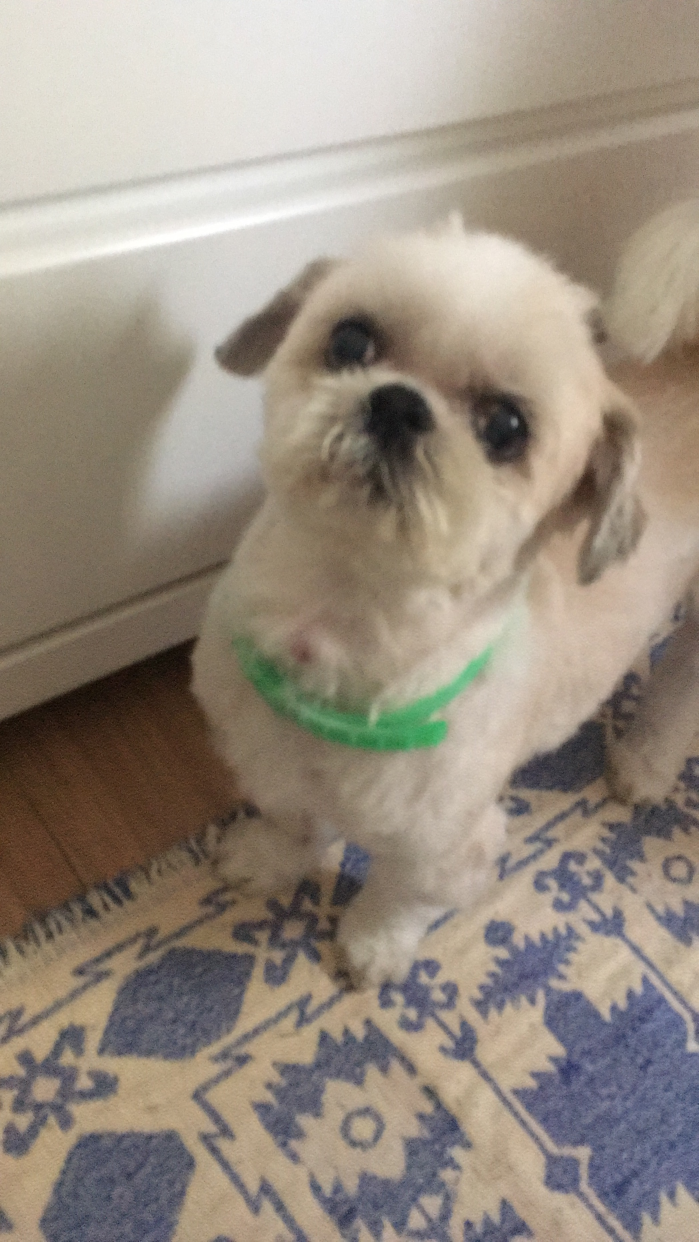
#> input picture AULA1_16/Laio.JPG, 2096 x 3724 px (shown at 1/3 size)
$ python aula5.py
#> lines starting #> are read from the running program, lines starting #| are printed output that depends on the picture
import cv2 as cv
import numpy as np
from numpy.core.fromnumeric import resize


def scale(frame, scale):
#> called with scale = 0.2
    altura = int(frame.shape[0]*scale)
#> altura = 744
    largura = int(frame.shape[1]*scale)
#> largura = 419
    dimensoes = (largura, altura)
#> dimensoes = (419, 744)
    return cv.resize(frame, dimensoes, interpolation=cv.INTER_AREA)
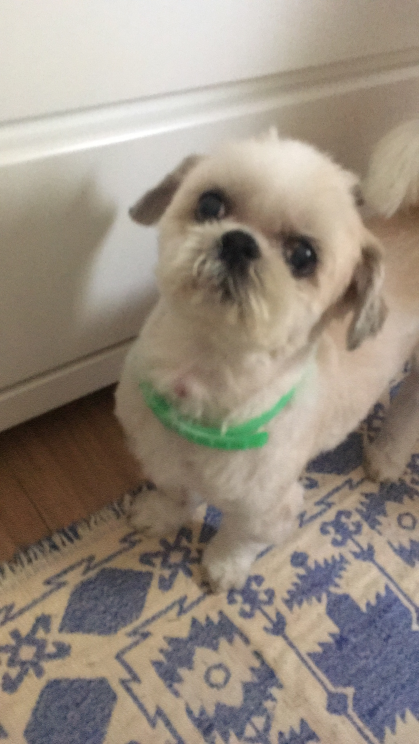
#> returned value: shape (744, 419, 3); mean of channels 0, 1, 2 128.6, 141.2, 152.1; drawn as B, G, R


img = scale(cv.imread("Laio.JPG"), 0.2)
cv.imshow("laio", img)

# translação eixo x e y


def translate(img, x, y):
#> called with x = 100, y = 100
    transMat = np.float32([[1, 0, x], [0, 1, y]])
    dimensoes = (img.shape[1], img.shape[0])
#> dimensoes = (419, 744)
    return cv.warpAffine(img, transMat, dimensoes)
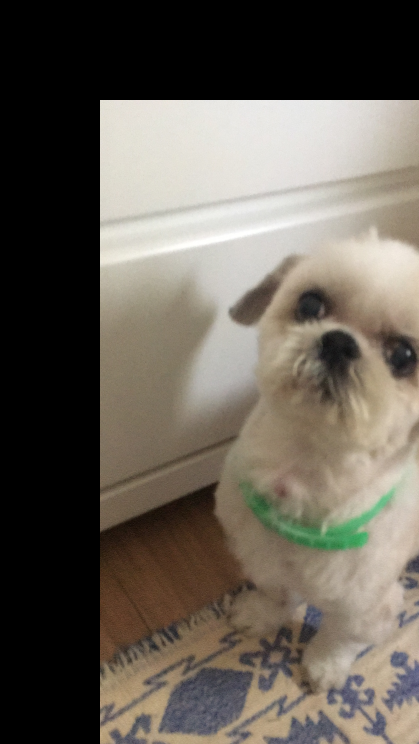
#> returned value: shape (744, 419, 3); mean of channels 0, 1, 2 86, 95.5, 102.1; drawn as B, G, R


# - x --> left
# -y --> up
# +x --> right
# +y --> down
translated = translate(img, 100, 100)
cv.imshow("translated", translated)

# Rotation


def rotate(img, angle, rotPoint=None):
#> called with angle = 45
    (height, widht) = img.shape[:2]
#> height = 744; widht = 419

    if rotPoint is None:
        rotPoint = widht//2, height//2
#> rotPoint = (209, 372)

    rotMat = cv.getRotationMatrix2D(rotPoint, angle, 1.0)
    dimensoes = (widht, height)
#> dimensoes = (419, 744)

    return cv.warpAffine(img, rotMat, dimensoes)
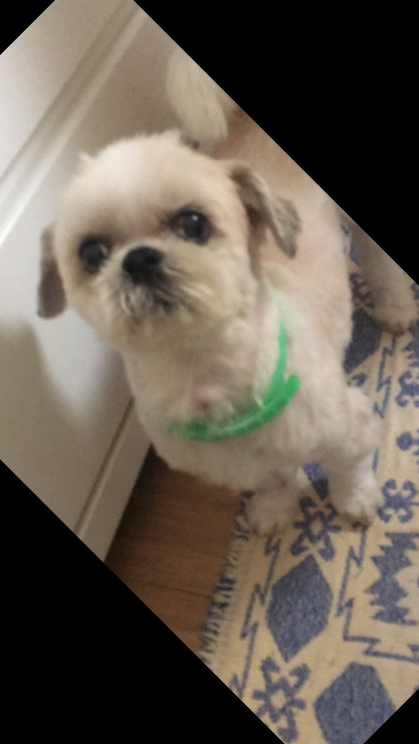
#> returned value: shape (744, 419, 3); mean of channels 0, 1, 2 83.5, 95, 104.4; drawn as B, G, R


rotated = rotate(img, 45)
cv.imshow("rodado", rotated)

# resize

resize = cv.resize(img, (500, 500), interpolation=cv.INTER_AREA)
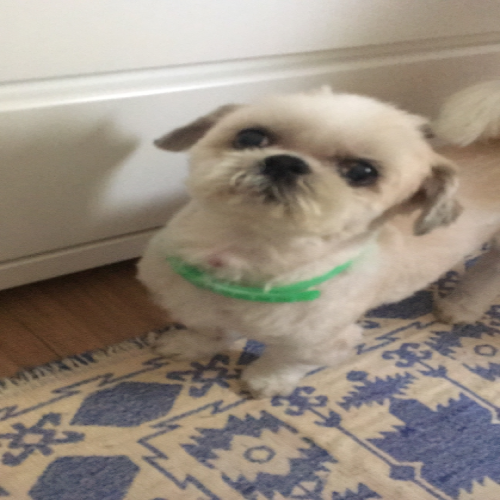
#> resize: shape (500, 500, 3); mean of channels 0, 1, 2 128.5, 141.1, 152; drawn as B, G, R
cv.imshow("resized", resize)

# flip
flip = cv.flip(img, 0)
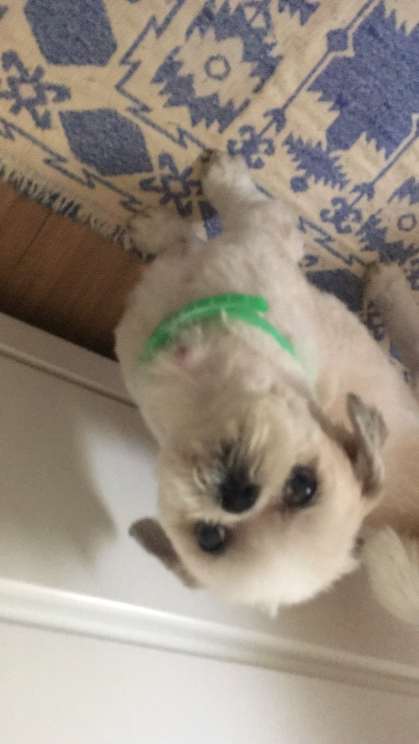
#> flip: shape (744, 419, 3); mean of channels 0, 1, 2 128.6, 141.2, 152.1; drawn as B, G, R
'''0 = flip de imagem verticaly or the x exis
   1 = flip de image horizontaly or the y exis
   -1 = both verticaly and horizontaly '''
cv.imshow("flip", flip)

# cropping
cropped = img[50:200, 200:400]
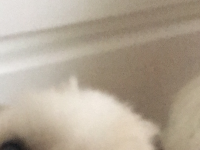
#> cropped: shape (150, 200, 3); mean of channels 0, 1, 2 149.2, 166.1, 178.3; drawn as B, G, R
cv.imshow("croped", cropped)

cv.waitKey(0)

$ run again, with AULA1_16/china.jpg copied over AULA1_16/Laio.JPG
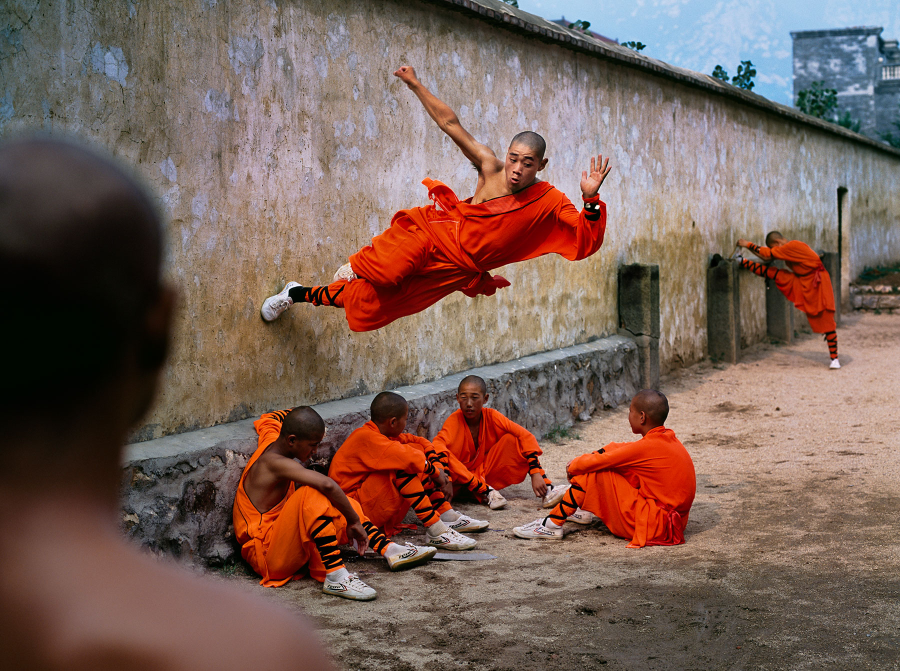
#> input picture AULA1_16/china.jpg, 1800 x 1342 px (shown at 1/2 size)
#> altura = 268
#> in scale, `dimensoes = (largura, altura)`: dimensoes = (360, 268)
#> `flip = cv.flip(img, 0)`:
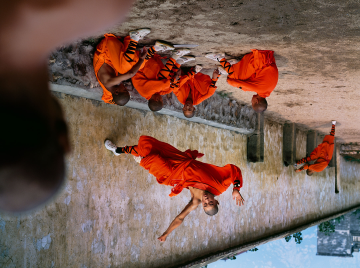
#> flip: shape (268, 360, 3); mean of channels 0, 1, 2 87.7, 96.5, 121.7; drawn as B, G, R
#> `cropped = img[50:200, 200:400]`:
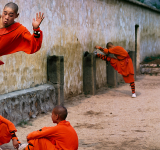
#> cropped: shape (150, 160, 3); mean of channels 0, 1, 2 103.1, 115.4, 149.5; drawn as B, G, R
